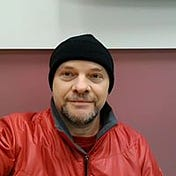
#> input picture notes/section2/chapter5/images/wilson2.jpg, 176 x 176 px
$ python cartoonizing.py
#> lines starting #> are read from the running program, lines starting #| are printed output that depends on the picture; after the words box and inside, x2 and y2 are one past the last pixel; in counts of white or black regions, pixels touching at a corner belong together
import cv2

# Load the input image
img = cv2.imread('./images/wilson2.jpg')
#> img is the input picture: shape (176, 176, 3); mean B, G, R 99.6, 105.9, 150.6

# Convert the image to grayscale
gray = cv2.cvtColor(img, cv2.COLOR_BGR2GRAY)
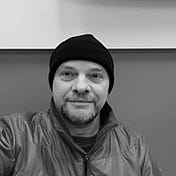
#> gray: shape (176, 176); min 0, max 255, mean 118.6

# Apply bilateral filtering to the grayscale image
gray_smooth = cv2.bilateralFilter(gray, 11, 17, 17)

# Apply adaptive thresholding to the smoothed image
thresh = cv2.adaptiveThreshold(gray_smooth, 255, cv2.ADAPTIVE_THRESH_MEAN_C, cv2.THRESH_BINARY, 11, 2)
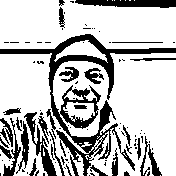
#> thresh: shape (176, 176); 75.1% white; 96 black regions (66 under 20 px), largest, box (x1, y1, x2, y2) and area: (0, 34, 176, 176) 3927, (75, 0, 176, 8) 632, (24, 112, 57, 176) 532

# Convert the thresholded image to color
thresh_color = cv2.cvtColor(thresh, cv2.COLOR_GRAY2BGR)

# Apply bitwise and operation to the original image and the thresholded color image
cartoon = cv2.bitwise_and(img, thresh_color)
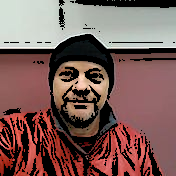
#> cartoon: shape (176, 176, 3); mean B, G, R 89, 93.4, 123.9
cartoon_smoothed = cv2.medianBlur(cartoon, 9)
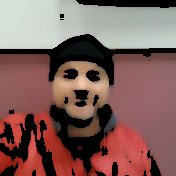
#> cartoon_smoothed: shape (176, 176, 3); mean B, G, R 90.5, 95.4, 129

# Display the cartoonized image
cv2.imshow('Cartoonized Image', cartoon)
cv2.waitKey(0)
cv2.destroyAllWindows()

cv2.imwrite('./images/cartoon_wilson.jpg', cartoon)

'''Load the input image using the cv2.imread() function. The input image should be in BGR color space.
Convert the image to grayscale using the cv2.cvtColor() function. This simplifies the image and reduces the amount of data that needs to be processed.
Apply a bilateral filter to the grayscale image using the cv2.bilateralFilter() function. The bilateral filter smooths the image while preserving the edges, which is important for the cartoon effect. The parameters d, sigmaColor, and sigmaSpace control the size of the filter and the amount of smoothing.
Apply adaptive thresholding to the smoothed image using the cv2.adaptiveThreshold() function. Adaptive thresholding is used to obtain a binary image where the edges are emphasized. The parameters blockSize and C control the size of the neighborhood and the threshold value.
Apply median blur to the binary image using the cv2.medianBlur() function. This removes small details and smooths the image further.
Apply the bitwise_and operation to the input image and the blurred binary image using the cv2.bitwise_and() function. This combines the two images in such a way that only the edges and regions with high contrast are retained. This creates the cartoon effect.
Save the output image using the cv2.imwrite() function.'''

$ run again, with notes/section2/chapter5/images/image.jpg copied over notes/section2/chapter5/images/wilson2.jpg
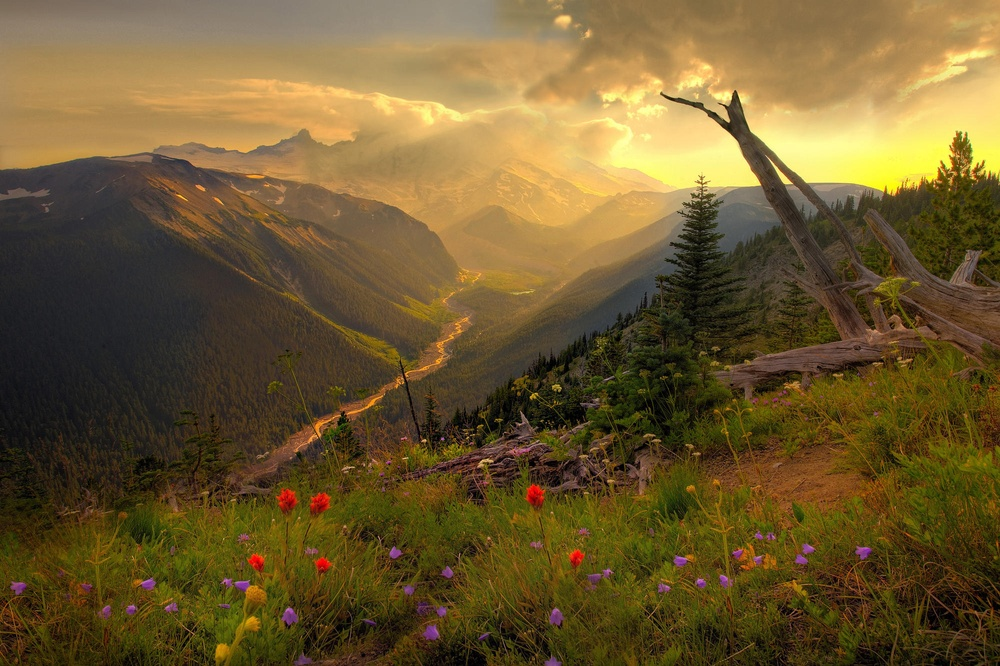
#> input picture notes/section2/chapter5/images/image.jpg, 1000 x 666 px, shrunk from 2000 x 1333 before the run
#> img is the input picture: shape (666, 1000, 3); mean B, G, R 48.3, 89.9, 110
#> `thresh = cv2.adaptiveThreshold(gray_smooth, 255, cv2.ADAPTIVE_THRESH_M..`:
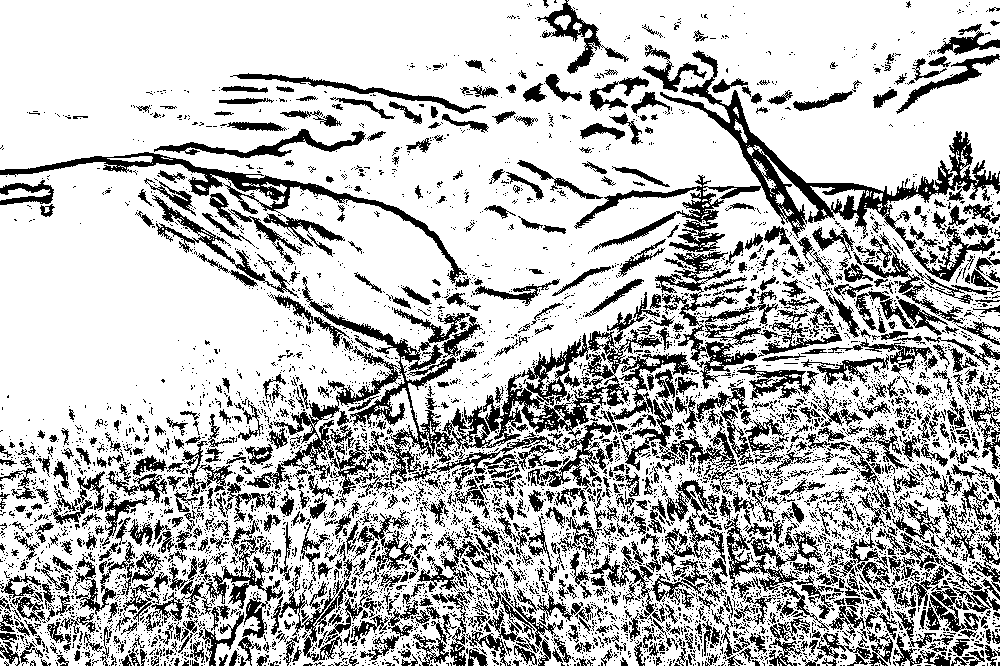
#> thresh: shape (666, 1000); 73.9% white; 5961 black regions (5022 under 20 px), largest, box (x1, y1, x2, y2) and area: (574, 50, 1000, 282) 11845, (247, 277, 483, 490) 8204, (452, 329, 662, 452) 6014
#> `cartoon_smoothed = cv2.medianBlur(cartoon, 9)`:
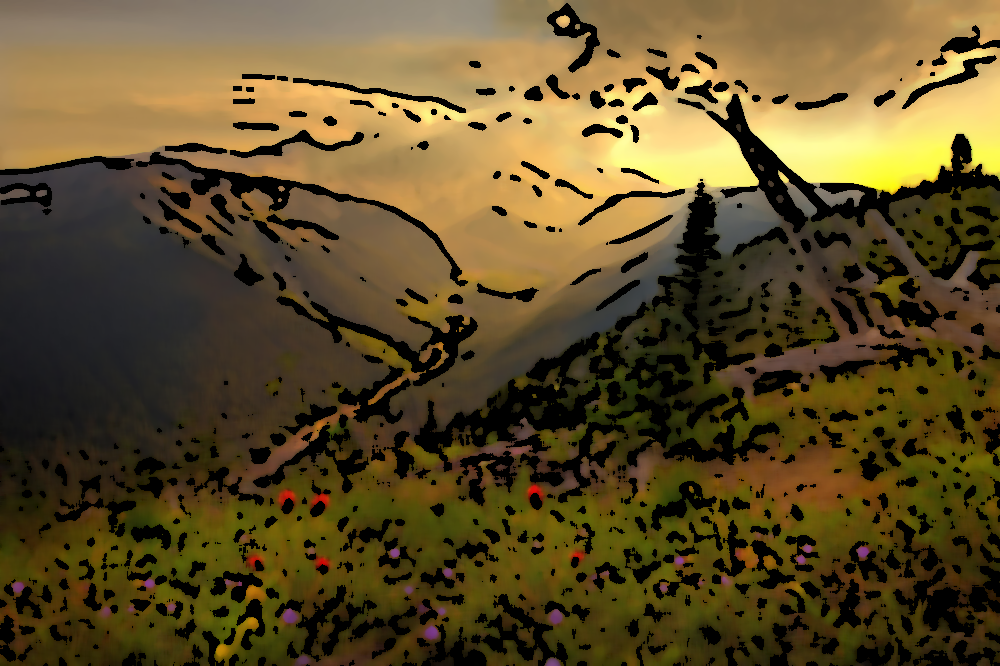
#> cartoon_smoothed: shape (666, 1000, 3); mean B, G, R 40.9, 77.7, 94.3

$ run again, with notes/section2/chapter5/images/lady.png saved as notes/section2/chapter5/images/wilson2.jpg
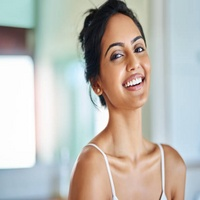
#> input picture notes/section2/chapter5/images/lady.png, 200 x 200 px
#> img is the input picture: shape (200, 200, 3); mean B, G, R 180.3, 186.9, 190.4
#> `thresh = cv2.adaptiveThreshold(gray_smooth, 255, cv2.ADAPTIVE_THRESH_M..`:
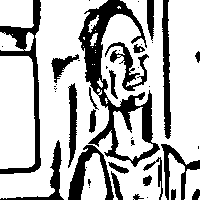
#> thresh: shape (200, 200); 72.9% white; 44 black regions (22 under 20 px), largest, box (x1, y1, x2, y2) and area: (78, 0, 160, 167) 3555, (0, 0, 41, 174) 1621, (68, 145, 114, 200) 896
#> `cartoon_smoothed = cv2.medianBlur(cartoon, 9)`:
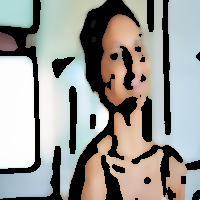
#> cartoon_smoothed: shape (200, 200, 3); mean B, G, R 147.7, 152.4, 153
